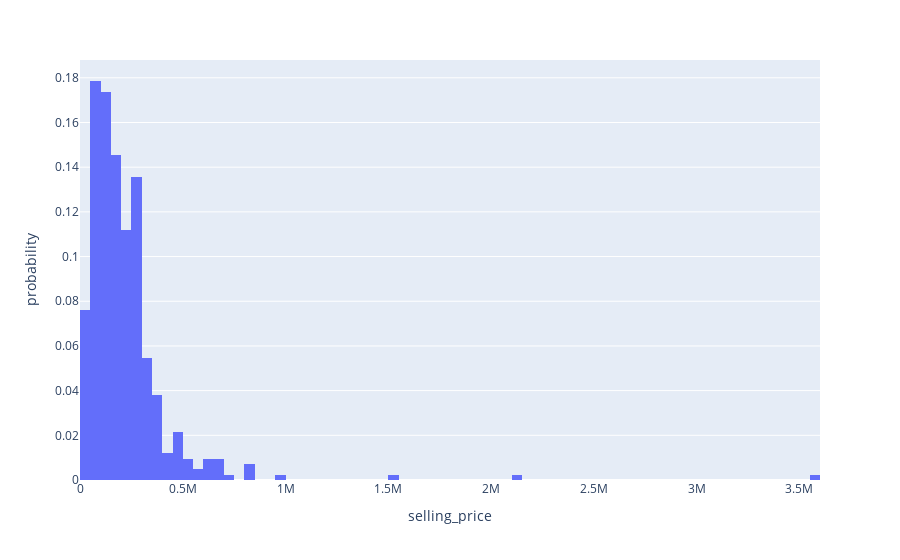

The code cell stored with this chart in its notebook:
### Code cell
fig = px.histogram(df_shopee_crawl, x='selling_price', histnorm='probability')
fig.show()

### Figure 1 — Plotly figure (JSON) as saved in the notebook; plotly's stock layout.template omitted (floating-point values rounded to 4 significant figures; data arrays with more than 128 entries replaced by an {"elided": "..."} marker saying what was removed)
{"data": [{"alignmentgroup": "True", "bingroup": "x", "histnorm": "probability", "hovertemplate": "selling_price=%{x}<br>probability=%{y}<extra></extra>", "legendgroup": "", "marker": {"color": "#636efa", "pattern": {"shape": ""}}, "name": "", "offsetgroup": "", "orientation": "v", "showlegend": false, "type": "histogram", "x": {"elided": "420 float values"}, "xaxis": "x", "yaxis": "y"}], "layout": {"barmode": "relative", "legend": {"tracegroupgap": 0}, "margin": {"t": 60}, "xaxis": {"anchor": "y", "domain": [0, 1], "title": {"text": "selling_price"}}, "yaxis": {"anchor": "x", "domain": [0, 1], "title": {"text": "probability"}}}}
